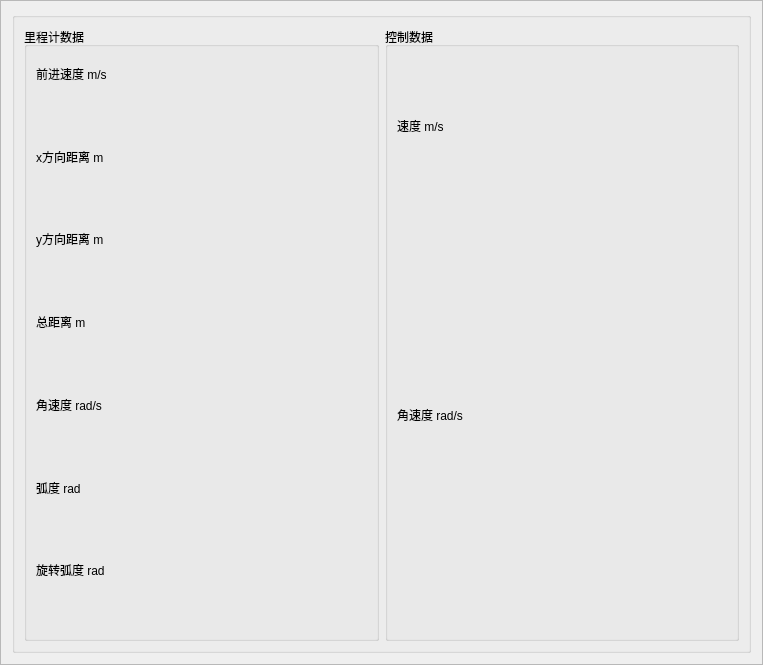
<?xml version="1.0" encoding="UTF-8"?>
<ui version="4.0">
 <class>table_configuration_frame</class>
 <widget class="QFrame" name="table_configuration_frame">
  <property name="geometry">
   <rect>
    <x>0</x>
    <y>0</y>
    <width>763</width>
    <height>665</height>
   </rect>
  </property>
  <property name="windowTitle">
   <string>Frame</string>
  </property>
  <property name="frameShape">
   <enum>QFrame::StyledPanel</enum>
  </property>
  <property name="frameShadow">
   <enum>QFrame::Raised</enum>
  </property>
  <layout class="QHBoxLayout" name="horizontalLayout">
   <item>
    <widget class="QGroupBox" name="groupBox">
     <property name="minimumSize">
      <size>
       <width>200</width>
       <height>0</height>
      </size>
     </property>
     <property name="title">
      <string/>
     </property>
     <layout class="QHBoxLayout" name="horizontalLayout_2">
      <item>
       <widget class="QGroupBox" name="groupBox1">
        <property name="maximumSize">
         <size>
          <width>32767</width>
          <height>32767</height>
         </size>
        </property>
        <property name="title">
         <string>里程计数据</string>
        </property>
        <layout class="QVBoxLayout" name="verticalLayout">
         <item>
          <widget class="QLabel" name="label">
           <property name="text">
            <string>前进速度 m/s</string>
           </property>
          </widget>
         </item>
         <item>
          <widget class="QLabel" name="label_9">
           <property name="cursor">
            <cursorShape>CrossCursor</cursorShape>
           </property>
           <property name="text">
            <string/>
           </property>
          </widget>
         </item>
         <item>
          <widget class="QLabel" name="label_4">
           <property name="text">
            <string>x方向距离 m</string>
           </property>
          </widget>
         </item>
         <item>
          <widget class="QLabel" name="label_12">
           <property name="text">
            <string/>
           </property>
          </widget>
         </item>
         <item>
          <widget class="QLabel" name="label_5">
           <property name="text">
            <string>y方向距离 m</string>
           </property>
          </widget>
         </item>
         <item>
          <widget class="QLabel" name="label_13">
           <property name="text">
            <string/>
           </property>
          </widget>
         </item>
         <item>
          <widget class="QLabel" name="label_6">
           <property name="text">
            <string>总距离 m</string>
           </property>
          </widget>
         </item>
         <item>
          <widget class="QLabel" name="label_14">
           <property name="text">
            <string/>
           </property>
          </widget>
         </item>
         <item>
          <widget class="QLabel" name="label_7">
           <property name="text">
            <string>角速度 rad/s</string>
           </property>
          </widget>
         </item>
         <item>
          <widget class="QLabel" name="label_15">
           <property name="text">
            <string/>
           </property>
          </widget>
         </item>
         <item>
          <widget class="QLabel" name="label_8">
           <property name="text">
            <string>弧度 rad</string>
           </property>
          </widget>
         </item>
         <item>
          <widget class="QLabel" name="label_16">
           <property name="text">
            <string/>
           </property>
          </widget>
         </item>
         <item>
          <widget class="QLabel" name="label_10">
           <property name="text">
            <string>旋转弧度 rad</string>
           </property>
          </widget>
         </item>
         <item>
          <widget class="QLabel" name="label_21">
           <property name="text">
            <string/>
           </property>
          </widget>
         </item>
        </layout>
       </widget>
      </item>
      <item>
       <widget class="QGroupBox" name="groupBox2">
        <property name="title">
         <string>控制数据</string>
        </property>
        <layout class="QGridLayout" name="gridLayout">
         <item row="2" column="0">
          <widget class="QLabel" name="label_19">
           <property name="text">
            <string/>
           </property>
          </widget>
         </item>
         <item row="0" column="0">
          <widget class="QLabel" name="label_17">
           <property name="text">
            <string>速度 m/s</string>
           </property>
          </widget>
         </item>
         <item row="4" column="0">
          <widget class="QLabel" name="label_20">
           <property name="text">
            <string/>
           </property>
          </widget>
         </item>
         <item row="3" column="0">
          <widget class="QLabel" name="label_18">
           <property name="text">
            <string>角速度 rad/s</string>
           </property>
          </widget>
         </item>
        </layout>
       </widget>
      </item>
     </layout>
    </widget>
   </item>
  </layout>
 </widget>
 <resources>
  <include location="../text.qrc"/>
 </resources>
 <connections/>
</ui>
